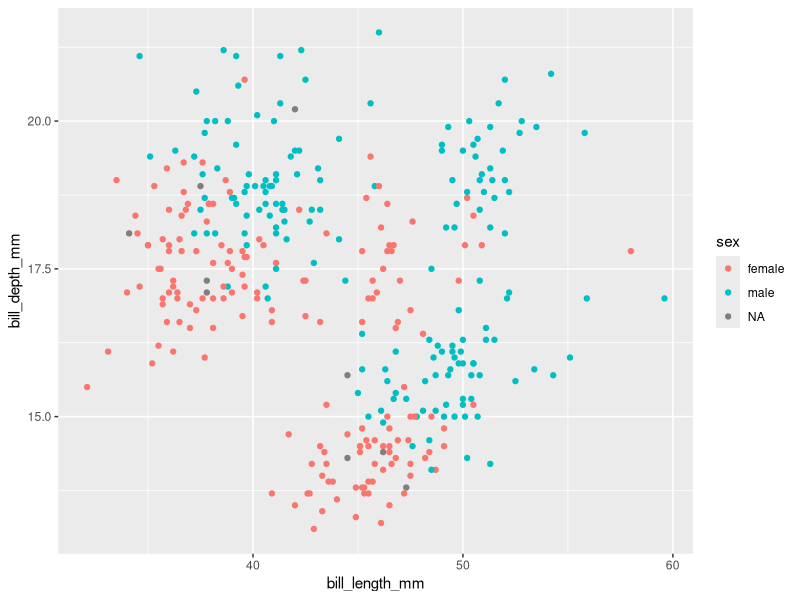
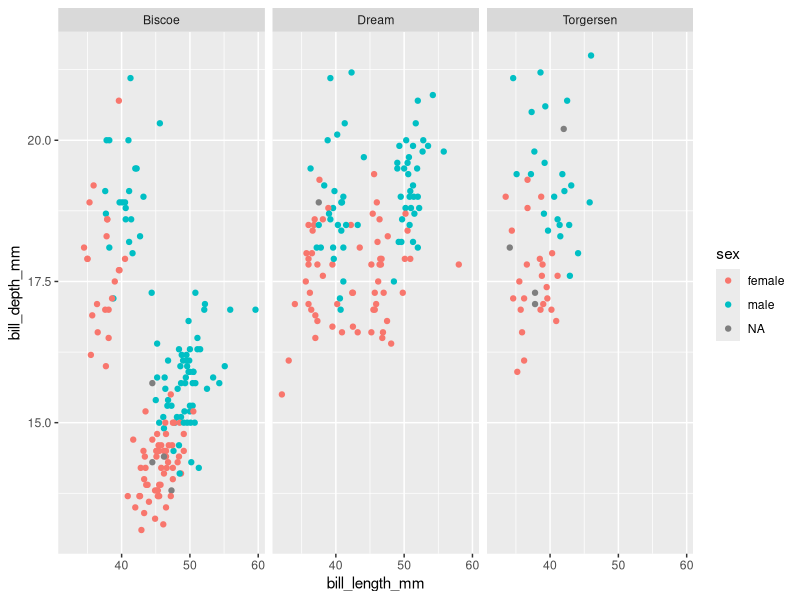
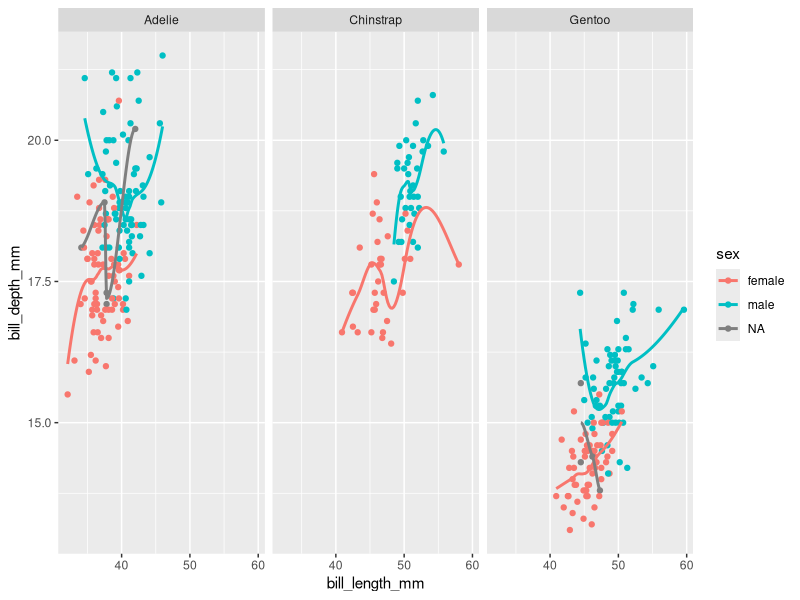

Generate these figures, in order, with R:
## ---- chunk 1
knitr::opts_chunk$set(echo = TRUE, warning = FALSE, message = FALSE)

library(tidyverse)
library(palmerpenguins)
## ---- chunk 2
# Create scatterplot
ggplot(data = penguins, aes(x = bill_length_mm, y = bill_depth_mm, color = sex)) +
  geom_point()
## ---- chunk 3
ggplot(data = penguins, aes(x = bill_length_mm, y = bill_depth_mm, color = sex)) +
  geom_point()+
facet_wrap(~ island)
## ---- chunk 4

ggplot(data = penguins, aes(x = bill_length_mm, y = bill_depth_mm, color = sex)) +
  geom_point() +
  geom_smooth(aes(group = sex), method = "loess", se = FALSE) +
  facet_wrap(~ species)

